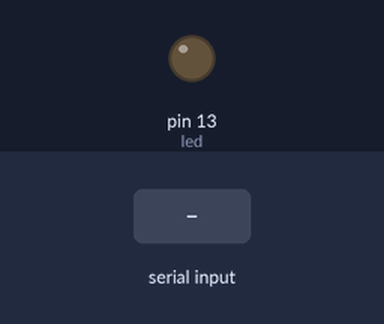
The sketch below on a simulated Arduino Uno, built with avr-gcc and run on an emulated ATmega328P. On the bench: output pins drawn as LEDs (lit = HIGH). Inputs (shaded band) come from the test bench.

Above: at 1.2 s.
1.3 s: "Z" received over Serial
At 2.4 s:
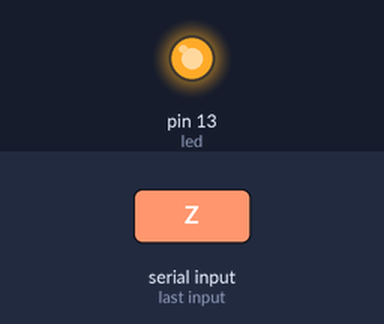
2.8 s: "z" received over Serial
At 3.5 s:
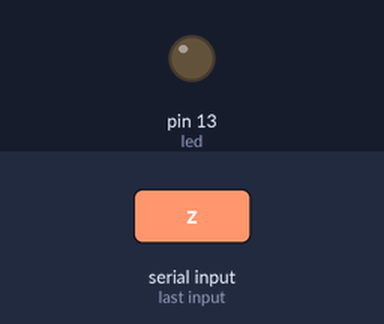
Timing chart, 0 to 5.8 s (numbered marks = the images above; inputs shaded):
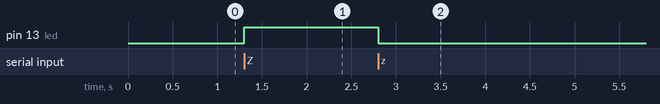

The sketch:

bluetooth.ino
```cpp
/*
Bluetooth HC05 have 6pins
connect HC05 - Board
        Vcc  -  Vcc
        GND  -  GND
        RX   -  TX
        TX   -  RX

avoid the first and last pins of HC05

*/

int led = 13;
void setup()
{
    Serial.begin(9600);
    pinMode(led, OUTPUT);
}
void loop()
{
    while (Serial.available() > 0)
    {
        char val = Serial.read();
        if (val == 'Z')
        {
            digitalWrite(led, HIGH);
        }
        else if (val == 'z')
        {
            digitalWrite(led, LOW);
        }
    }
}
```

Measured:
- after the input at 1.3 s, pin 13 (led): LOW → HIGH at once
- after the input at 2.8 s, pin 13 (led): HIGH → LOW at once
